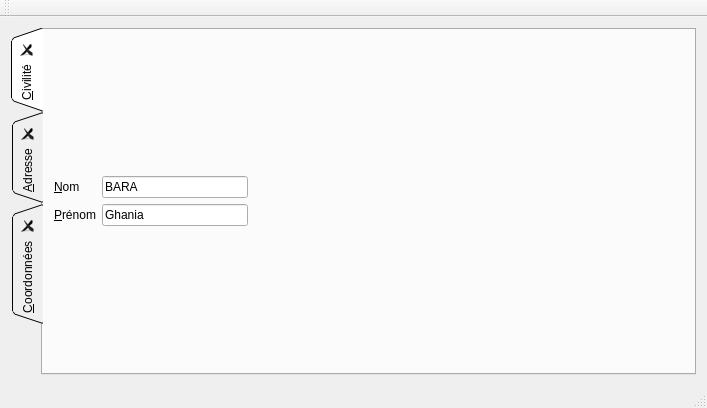
<?xml version="1.0" encoding="UTF-8"?>
<ui version="4.0">
 <class>MainWindow</class>
 <widget class="QMainWindow" name="MainWindow">
  <property name="geometry">
   <rect>
    <x>0</x>
    <y>0</y>
    <width>707</width>
    <height>408</height>
   </rect>
  </property>
  <property name="windowTitle">
   <string>MainWindow</string>
  </property>
  <widget class="QWidget" name="centralWidget">
   <layout class="QGridLayout" name="gridLayout">
    <item row="0" column="0">
     <widget class="QTabWidget" name="tabWidget">
      <property name="tabPosition">
       <enum>QTabWidget::West</enum>
      </property>
      <property name="tabShape">
       <enum>QTabWidget::Triangular</enum>
      </property>
      <property name="currentIndex">
       <number>0</number>
      </property>
      <property name="elideMode">
       <enum>Qt::ElideNone</enum>
      </property>
      <property name="tabsClosable">
       <bool>true</bool>
      </property>
      <property name="movable">
       <bool>true</bool>
      </property>
      <property name="tabBarAutoHide">
       <bool>false</bool>
      </property>
      <widget class="QWidget" name="tab">
       <attribute name="title">
        <string>&amp;Civilité</string>
       </attribute>
       <layout class="QHBoxLayout" name="horizontalLayout_2">
        <item>
         <layout class="QGridLayout" name="gridLayout_4">
          <item row="0" column="0">
           <layout class="QVBoxLayout" name="verticalLayout">
            <item>
             <widget class="QLabel" name="label">
              <property name="text">
               <string>&amp;Nom</string>
              </property>
              <property name="buddy">
               <cstring>lineEdit</cstring>
              </property>
             </widget>
            </item>
            <item>
             <widget class="QLabel" name="label_2">
              <property name="text">
               <string>&amp;Prénom</string>
              </property>
              <property name="buddy">
               <cstring>lineEdit_2</cstring>
              </property>
             </widget>
            </item>
           </layout>
          </item>
          <item row="0" column="1">
           <layout class="QVBoxLayout" name="verticalLayout_7">
            <item>
             <layout class="QHBoxLayout" name="horizontalLayout">
              <item>
               <widget class="QLineEdit" name="lineEdit">
                <property name="text">
                 <string>BARA</string>
                </property>
               </widget>
              </item>
              <item>
               <spacer name="horizontalSpacer_5">
                <property name="orientation">
                 <enum>Qt::Horizontal</enum>
                </property>
                <property name="sizeHint" stdset="0">
                 <size>
                  <width>40</width>
                  <height>20</height>
                 </size>
                </property>
               </spacer>
              </item>
             </layout>
            </item>
            <item>
             <layout class="QHBoxLayout" name="horizontalLayout_5">
              <item>
               <widget class="QLineEdit" name="lineEdit_2">
                <property name="text">
                 <string>Ghania</string>
                </property>
               </widget>
              </item>
              <item>
               <spacer name="horizontalSpacer_6">
                <property name="orientation">
                 <enum>Qt::Horizontal</enum>
                </property>
                <property name="sizeHint" stdset="0">
                 <size>
                  <width>40</width>
                  <height>20</height>
                 </size>
                </property>
               </spacer>
              </item>
             </layout>
            </item>
           </layout>
          </item>
          <item row="0" column="2">
           <spacer name="horizontalSpacer_4">
            <property name="orientation">
             <enum>Qt::Horizontal</enum>
            </property>
            <property name="sizeHint" stdset="0">
             <size>
              <width>40</width>
              <height>20</height>
             </size>
            </property>
           </spacer>
          </item>
         </layout>
        </item>
       </layout>
      </widget>
      <widget class="QWidget" name="tab_2">
       <attribute name="title">
        <string>&amp;Adresse</string>
       </attribute>
       <layout class="QHBoxLayout" name="horizontalLayout_9">
        <item>
         <layout class="QGridLayout" name="gridLayout_2">
          <item row="0" column="0">
           <layout class="QVBoxLayout" name="verticalLayout_2">
            <item>
             <widget class="QLabel" name="label_4">
              <property name="text">
               <string>&amp;N°</string>
              </property>
              <property name="buddy">
               <cstring>lineEdit_4</cstring>
              </property>
             </widget>
            </item>
            <item>
             <widget class="QLabel" name="label_3">
              <property name="text">
               <string>&amp;Rue</string>
              </property>
              <property name="buddy">
               <cstring>lineEdit_3</cstring>
              </property>
             </widget>
            </item>
            <item>
             <widget class="QLabel" name="label_5">
              <property name="text">
               <string>&amp;Ville</string>
              </property>
              <property name="buddy">
               <cstring>lineEdit_5</cstring>
              </property>
             </widget>
            </item>
           </layout>
          </item>
          <item row="0" column="1">
           <layout class="QVBoxLayout" name="verticalLayout_5">
            <item>
             <layout class="QHBoxLayout" name="horizontalLayout_8">
              <item>
               <widget class="QLineEdit" name="lineEdit_4">
                <property name="text">
                 <string>10</string>
                </property>
               </widget>
              </item>
              <item>
               <spacer name="horizontalSpacer_2">
                <property name="orientation">
                 <enum>Qt::Horizontal</enum>
                </property>
                <property name="sizeHint" stdset="0">
                 <size>
                  <width>40</width>
                  <height>20</height>
                 </size>
                </property>
               </spacer>
              </item>
             </layout>
            </item>
            <item>
             <layout class="QHBoxLayout" name="horizontalLayout_4">
              <item>
               <widget class="QLineEdit" name="lineEdit_3">
                <property name="text">
                 <string>Honoré de Balzac</string>
                </property>
               </widget>
              </item>
              <item>
               <spacer name="horizontalSpacer_7">
                <property name="orientation">
                 <enum>Qt::Horizontal</enum>
                </property>
                <property name="sizeHint" stdset="0">
                 <size>
                  <width>40</width>
                  <height>20</height>
                 </size>
                </property>
               </spacer>
              </item>
             </layout>
            </item>
            <item>
             <layout class="QHBoxLayout" name="horizontalLayout_3">
              <item>
               <widget class="QLineEdit" name="lineEdit_5">
                <property name="text">
                 <string>Maffliers</string>
                </property>
               </widget>
              </item>
              <item>
               <spacer name="horizontalSpacer_8">
                <property name="orientation">
                 <enum>Qt::Horizontal</enum>
                </property>
                <property name="sizeHint" stdset="0">
                 <size>
                  <width>40</width>
                  <height>20</height>
                 </size>
                </property>
               </spacer>
              </item>
             </layout>
            </item>
           </layout>
          </item>
          <item row="0" column="2">
           <spacer name="horizontalSpacer_3">
            <property name="orientation">
             <enum>Qt::Horizontal</enum>
            </property>
            <property name="sizeHint" stdset="0">
             <size>
              <width>118</width>
              <height>20</height>
             </size>
            </property>
           </spacer>
          </item>
         </layout>
        </item>
       </layout>
      </widget>
      <widget class="QWidget" name="tab_3">
       <attribute name="title">
        <string>&amp;Coordonnées</string>
       </attribute>
       <layout class="QVBoxLayout" name="verticalLayout_6">
        <item>
         <layout class="QHBoxLayout" name="horizontalLayout_6">
          <item>
           <layout class="QVBoxLayout" name="verticalLayout_3">
            <item>
             <widget class="QLabel" name="label_6">
              <property name="text">
               <string>&amp;E.mail</string>
              </property>
              <property name="buddy">
               <cstring>lineEdit_6</cstring>
              </property>
             </widget>
            </item>
            <item>
             <widget class="QLabel" name="label_7">
              <property name="text">
               <string>&amp;Portable</string>
              </property>
              <property name="buddy">
               <cstring>lineEdit_7</cstring>
              </property>
             </widget>
            </item>
           </layout>
          </item>
          <item>
           <layout class="QVBoxLayout" name="verticalLayout_4">
            <item>
             <widget class="QLineEdit" name="lineEdit_6">
              <property name="text">
               <string>ghania.bara@yahoo.fr</string>
              </property>
             </widget>
            </item>
            <item>
             <widget class="QLineEdit" name="lineEdit_7">
              <property name="text">
               <string>00.00.00.00.00</string>
              </property>
             </widget>
            </item>
           </layout>
          </item>
          <item>
           <spacer name="horizontalSpacer">
            <property name="orientation">
             <enum>Qt::Horizontal</enum>
            </property>
            <property name="sizeHint" stdset="0">
             <size>
              <width>40</width>
              <height>20</height>
             </size>
            </property>
           </spacer>
          </item>
         </layout>
        </item>
       </layout>
      </widget>
     </widget>
    </item>
   </layout>
  </widget>
  <widget class="QMenuBar" name="menuBar">
   <property name="geometry">
    <rect>
     <x>0</x>
     <y>0</y>
     <width>707</width>
     <height>22</height>
    </rect>
   </property>
  </widget>
  <widget class="QToolBar" name="mainToolBar">
   <attribute name="toolBarArea">
    <enum>TopToolBarArea</enum>
   </attribute>
   <attribute name="toolBarBreak">
    <bool>false</bool>
   </attribute>
  </widget>
  <widget class="QStatusBar" name="statusBar"/>
 </widget>
 <layoutdefault spacing="6" margin="11"/>
 <tabstops>
  <tabstop>lineEdit</tabstop>
  <tabstop>lineEdit_2</tabstop>
  <tabstop>lineEdit_4</tabstop>
  <tabstop>lineEdit_3</tabstop>
  <tabstop>lineEdit_5</tabstop>
  <tabstop>lineEdit_6</tabstop>
  <tabstop>lineEdit_7</tabstop>
 </tabstops>
 <resources/>
 <connections/>
</ui>
